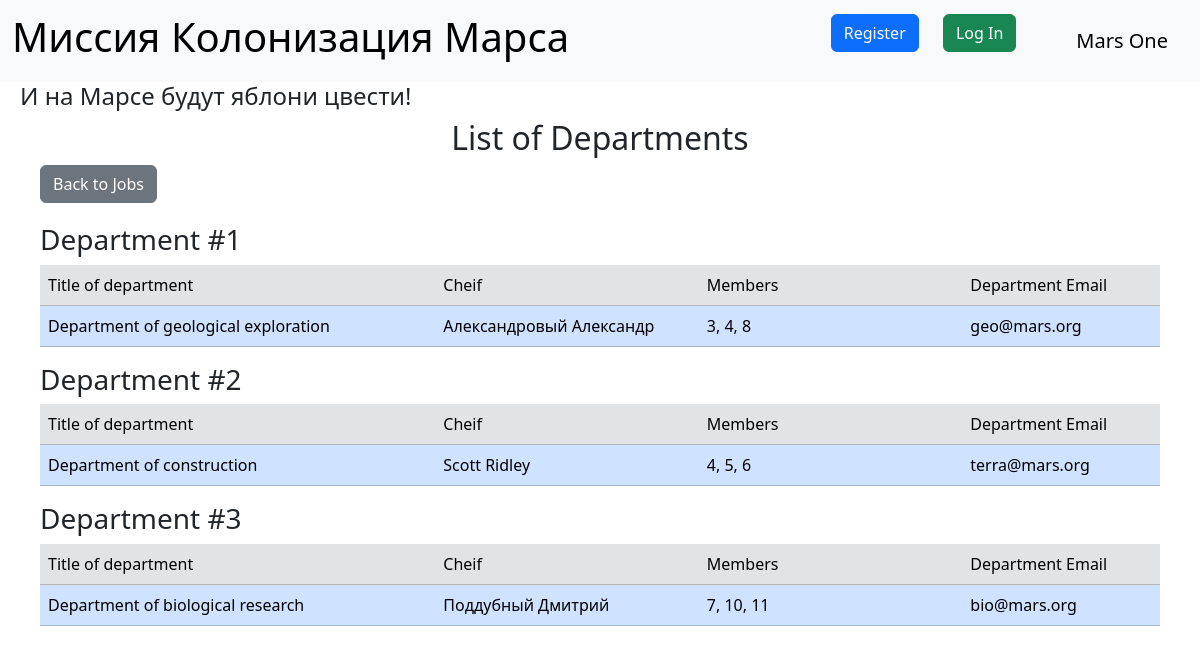
The page /departments on the database its author committed.
### data/department.py (models this page shows)
class Department(SqlAlchemyBase):
    __tablename__ = 'department'
    id = sqlalchemy.Column(sqlalchemy.Integer, unique=True, primary_key=True, autoincrement=True)
    title = sqlalchemy.Column(sqlalchemy.String, nullable=True)
    members = sqlalchemy.Column(sqlalchemy.String, nullable=True)
    email = sqlalchemy.Column(sqlalchemy.String, nullable=True)
    chief = sqlalchemy.Column(sqlalchemy.Integer, sqlalchemy.ForeignKey("users.id"))
    user = orm.relationship('User')

### main.py (the view)
@app.route('/departments')
def departments():
    db_sess = db_session.create_session()
    users = db_sess.query(User).all()
    department = db_sess.query(Department).all()
    names = {user.id: f'{user.surname} {user.name}' for user in users}
    return render_template('departments.html', names=names, departments=department, title='List of Departaments')

### data/db_session.py (called while the page is built)
def create_session() -> Session:
    global __factory
    return __factory()

### templates/departments.html (shortened to what this page needs)
{% extends "base.html" %}
{% block content %}
<h2 align="center">List of Departments</h2>
    <a href="/" class="btn btn-secondary" style="margin-right: 20px; margin-left: 40px">Back to Jobs</a>
<div style="padding-right: 40px; padding-left: 40px; padding-top: 20px">
    {% for department in departments %}
    <h3>Department #{{ loop.index }}</h3>
    <table class="table" align="center">
        <thead>
        <tr class="table-secondary">
            <td width="30%">Title of department</td>
            <td width="20%">Cheif</td>
            <td width="20%">Members</td>
            <td width="15%">Department Email</td>
        </tr>
        </thead>
        <tr class="table-primary table-center-vertical">
            <td>{{ department.title }}</td>
            <td>{{ names[department.chief] }}</td>
            <td>{{ department.members }}</td>
            <td>{{ department.email }}</td>
        </tr>
    </table>
    {% endfor %}
</div>
{% endblock %}

### static/css/style.css (style rules this page uses)
.table-center-vertical * { vertical-align: middle; }

### rows shown on the page
Department: title "Department of geological exploration", chief "Александровый Александр", members "3, 4, 8", email "geo@mars.org"
Department: title "Department of construction", chief "Scott Ridley", members "4, 5, 6", email "terra@mars.org"
Department: title "Department of biological research", chief "Поддубный Дмитрий", members "7, 10, 11", email "bio@mars.org"
